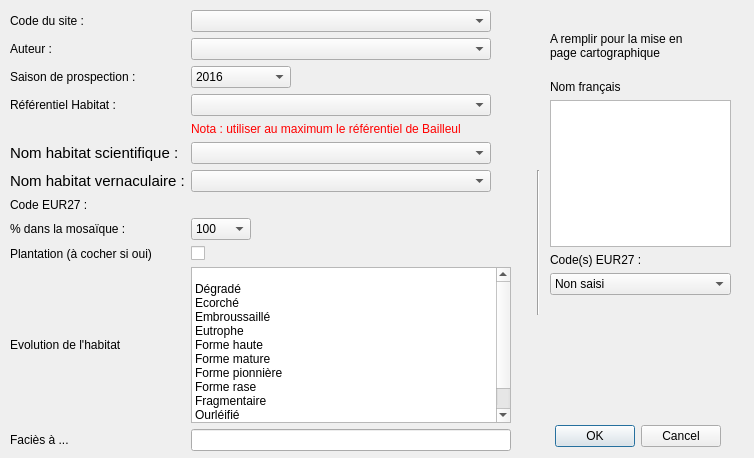
<?xml version="1.0" encoding="UTF-8"?>
<ui version="4.0">
 <class>bdhabnat_dialog</class>
 <widget class="QDialog" name="bdhabnat_dialog">
  <property name="geometry">
   <rect>
    <x>0</x>
    <y>0</y>
    <width>754</width>
    <height>458</height>
   </rect>
  </property>
  <property name="minimumSize">
   <size>
    <width>0</width>
    <height>0</height>
   </size>
  </property>
  <property name="baseSize">
   <size>
    <width>0</width>
    <height>0</height>
   </size>
  </property>
  <property name="windowTitle">
   <string>Formulaire de saisie de l'habitat</string>
  </property>
  <widget class="QDialogButtonBox" name="buttonBox">
   <property name="geometry">
    <rect>
     <x>530</x>
     <y>420</y>
     <width>191</width>
     <height>32</height>
    </rect>
   </property>
   <property name="orientation">
    <enum>Qt::Horizontal</enum>
   </property>
   <property name="standardButtons">
    <set>QDialogButtonBox::Cancel|QDialogButtonBox::Ok</set>
   </property>
  </widget>
  <widget class="QLabel" name="lbl_mep">
   <property name="geometry">
    <rect>
     <x>550</x>
     <y>20</y>
     <width>161</width>
     <height>51</height>
    </rect>
   </property>
   <property name="text">
    <string>A remplir pour la mise en page cartographique</string>
   </property>
   <property name="textFormat">
    <enum>Qt::AutoText</enum>
   </property>
   <property name="wordWrap">
    <bool>true</bool>
   </property>
  </widget>
  <widget class="QWidget" name="layoutWidget">
   <property name="geometry">
    <rect>
     <x>550</x>
     <y>80</y>
     <width>181</width>
     <height>215</height>
    </rect>
   </property>
   <layout class="QVBoxLayout" name="verticalLayout">
    <item>
     <widget class="QLabel" name="label">
      <property name="text">
       <string>Nom français</string>
      </property>
     </widget>
    </item>
    <item>
     <widget class="QTextEdit" name="txt_comment"/>
    </item>
    <item>
     <widget class="QLabel" name="lbl_codeeur27_mep">
      <property name="text">
       <string>&lt;html&gt;&lt;head/&gt;&lt;body&gt;&lt;p&gt;Code(s) EUR27 :&lt;/p&gt;&lt;/body&gt;&lt;/html&gt;</string>
      </property>
     </widget>
    </item>
    <item>
     <widget class="QComboBox" name="cbx_eur27_mep">
      <property name="enabled">
       <bool>true</bool>
      </property>
      <property name="currentIndex">
       <number>0</number>
      </property>
      <item>
       <property name="text">
        <string>Non saisi</string>
       </property>
      </item>
     </widget>
    </item>
   </layout>
  </widget>
  <widget class="Line" name="line">
   <property name="geometry">
    <rect>
     <x>530</x>
     <y>170</y>
     <width>16</width>
     <height>145</height>
    </rect>
   </property>
   <property name="orientation">
    <enum>Qt::Vertical</enum>
   </property>
  </widget>
  <widget class="QWidget" name="layoutWidget">
   <property name="geometry">
    <rect>
     <x>10</x>
     <y>10</y>
     <width>501</width>
     <height>441</height>
    </rect>
   </property>
   <layout class="QGridLayout" name="gridLayout">
    <item row="11" column="0">
     <widget class="QLabel" name="lbl_plantation">
      <property name="text">
       <string>Plantation (à cocher si oui)</string>
      </property>
     </widget>
    </item>
    <item row="3" column="1">
     <widget class="QComboBox" name="cbx_habref">
      <property name="maximumSize">
       <size>
        <width>300</width>
        <height>16777215</height>
       </size>
      </property>
      <property name="toolTip">
       <string extracomment="Nota : il est préférable de choisir le référentiel de DIGITALE2"/>
      </property>
      <property name="editable">
       <bool>false</bool>
      </property>
      <property name="currentText" stdset="0">
       <string/>
      </property>
      <property name="maxVisibleItems">
       <number>5</number>
      </property>
      <property name="minimumContentsLength">
       <number>1</number>
      </property>
     </widget>
    </item>
    <item row="8" column="1">
     <widget class="QLabel" name="txt_codeeur27">
      <property name="maximumSize">
       <size>
        <width>300</width>
        <height>25</height>
       </size>
      </property>
      <property name="baseSize">
       <size>
        <width>300</width>
        <height>25</height>
       </size>
      </property>
      <property name="text">
       <string/>
      </property>
     </widget>
    </item>
    <item row="1" column="0">
     <widget class="QLabel" name="lbl_auteur">
      <property name="text">
       <string>&lt;html&gt;&lt;head/&gt;&lt;body&gt;&lt;p&gt;Auteur :&lt;/p&gt;&lt;/body&gt;&lt;/html&gt;</string>
      </property>
      <property name="buddy">
       <cstring>cbx_auteur</cstring>
      </property>
     </widget>
    </item>
    <item row="6" column="0">
     <widget class="QLabel" name="lbl_hablat">
      <property name="font">
       <font>
        <pointsize>10</pointsize>
        <weight>50</weight>
        <bold>false</bold>
       </font>
      </property>
      <property name="text">
       <string>&lt;html&gt;&lt;head/&gt;&lt;body&gt;&lt;p&gt;&lt;span style=&quot; font-size:11pt;&quot;&gt;Nom habitat scientifique :&lt;/span&gt;&lt;/p&gt;&lt;/body&gt;&lt;/html&gt;</string>
      </property>
      <property name="buddy">
       <cstring>cbx_hablat</cstring>
      </property>
     </widget>
    </item>
    <item row="6" column="1">
     <widget class="QComboBox" name="cbx_hablat">
      <property name="sizePolicy">
       <sizepolicy hsizetype="Expanding" vsizetype="Fixed">
        <horstretch>0</horstretch>
        <verstretch>0</verstretch>
       </sizepolicy>
      </property>
      <property name="maximumSize">
       <size>
        <width>300</width>
        <height>16777215</height>
       </size>
      </property>
      <property name="maxVisibleItems">
       <number>30</number>
      </property>
      <property name="sizeAdjustPolicy">
       <enum>QComboBox::AdjustToMinimumContentsLength</enum>
      </property>
      <property name="minimumContentsLength">
       <number>150</number>
      </property>
     </widget>
    </item>
    <item row="11" column="1">
     <widget class="QCheckBox" name="chx_plantation">
      <property name="maximumSize">
       <size>
        <width>300</width>
        <height>16777215</height>
       </size>
      </property>
      <property name="text">
       <string/>
      </property>
     </widget>
    </item>
    <item row="12" column="0">
     <widget class="QLabel" name="lbl_evol">
      <property name="text">
       <string>Evolution de l'habitat</string>
      </property>
     </widget>
    </item>
    <item row="13" column="0">
     <widget class="QLabel" name="lbl_faciesa">
      <property name="enabled">
       <bool>true</bool>
      </property>
      <property name="text">
       <string>Faciès à ...</string>
      </property>
     </widget>
    </item>
    <item row="13" column="1">
     <widget class="QLineEdit" name="txt_faciesa">
      <property name="enabled">
       <bool>true</bool>
      </property>
     </widget>
    </item>
    <item row="3" column="0">
     <widget class="QLabel" name="lbl_habref">
      <property name="text">
       <string>&lt;html&gt;&lt;head/&gt;&lt;body&gt;&lt;p&gt;Référentiel Habitat :&lt;/p&gt;&lt;/body&gt;&lt;/html&gt;</string>
      </property>
      <property name="buddy">
       <cstring>cbx_habref</cstring>
      </property>
     </widget>
    </item>
    <item row="0" column="1">
     <widget class="QComboBox" name="cbx_codesite">
      <property name="maximumSize">
       <size>
        <width>300</width>
        <height>16777215</height>
       </size>
      </property>
      <property name="contextMenuPolicy">
       <enum>Qt::DefaultContextMenu</enum>
      </property>
      <property name="currentText" stdset="0">
       <string/>
      </property>
      <property name="currentIndex">
       <number>-1</number>
      </property>
     </widget>
    </item>
    <item row="7" column="0">
     <widget class="QLabel" name="lbl_habfr">
      <property name="font">
       <font>
        <pointsize>10</pointsize>
       </font>
      </property>
      <property name="text">
       <string>&lt;html&gt;&lt;head/&gt;&lt;body&gt;&lt;p&gt;&lt;span style=&quot; font-size:11pt;&quot;&gt;Nom habitat vernaculaire :&lt;/span&gt;&lt;/p&gt;&lt;/body&gt;&lt;/html&gt;</string>
      </property>
     </widget>
    </item>
    <item row="7" column="1">
     <widget class="QComboBox" name="cbx_habfr">
      <property name="sizePolicy">
       <sizepolicy hsizetype="Preferred" vsizetype="Fixed">
        <horstretch>0</horstretch>
        <verstretch>0</verstretch>
       </sizepolicy>
      </property>
      <property name="maximumSize">
       <size>
        <width>300</width>
        <height>16777215</height>
       </size>
      </property>
     </widget>
    </item>
    <item row="1" column="1">
     <widget class="QComboBox" name="cbx_auteur">
      <property name="maximumSize">
       <size>
        <width>300</width>
        <height>16777215</height>
       </size>
      </property>
      <property name="contextMenuPolicy">
       <enum>Qt::DefaultContextMenu</enum>
      </property>
      <property name="currentText" stdset="0">
       <string/>
      </property>
      <property name="currentIndex">
       <number>-1</number>
      </property>
     </widget>
    </item>
    <item row="2" column="0">
     <widget class="QLabel" name="lbl_annee">
      <property name="text">
       <string>&lt;html&gt;&lt;head/&gt;&lt;body&gt;&lt;p&gt;Saison de prospection :&lt;/p&gt;&lt;/body&gt;&lt;/html&gt;</string>
      </property>
     </widget>
    </item>
    <item row="9" column="0">
     <widget class="QLabel" name="lbl_pourcent">
      <property name="text">
       <string>&lt;html&gt;&lt;head/&gt;&lt;body&gt;&lt;p&gt;% dans la mosaïque :&lt;/p&gt;&lt;/body&gt;&lt;/html&gt;</string>
      </property>
     </widget>
    </item>
    <item row="9" column="1">
     <widget class="QComboBox" name="cbx_pourcent">
      <property name="sizePolicy">
       <sizepolicy hsizetype="Preferred" vsizetype="Fixed">
        <horstretch>0</horstretch>
        <verstretch>0</verstretch>
       </sizepolicy>
      </property>
      <property name="maximumSize">
       <size>
        <width>60</width>
        <height>16777215</height>
       </size>
      </property>
      <property name="currentIndex">
       <number>19</number>
      </property>
      <item>
       <property name="text">
        <string>5</string>
       </property>
      </item>
      <item>
       <property name="text">
        <string>10</string>
       </property>
      </item>
      <item>
       <property name="text">
        <string>15</string>
       </property>
      </item>
      <item>
       <property name="text">
        <string>20</string>
       </property>
      </item>
      <item>
       <property name="text">
        <string>25</string>
       </property>
      </item>
      <item>
       <property name="text">
        <string>30</string>
       </property>
      </item>
      <item>
       <property name="text">
        <string>35</string>
       </property>
      </item>
      <item>
       <property name="text">
        <string>40</string>
       </property>
      </item>
      <item>
       <property name="text">
        <string>45</string>
       </property>
      </item>
      <item>
       <property name="text">
        <string>50</string>
       </property>
      </item>
      <item>
       <property name="text">
        <string>55</string>
       </property>
      </item>
      <item>
       <property name="text">
        <string>60</string>
       </property>
      </item>
      <item>
       <property name="text">
        <string>65</string>
       </property>
      </item>
      <item>
       <property name="text">
        <string>70</string>
       </property>
      </item>
      <item>
       <property name="text">
        <string>75</string>
       </property>
      </item>
      <item>
       <property name="text">
        <string>80</string>
       </property>
      </item>
      <item>
       <property name="text">
        <string>85</string>
       </property>
      </item>
      <item>
       <property name="text">
        <string>90</string>
       </property>
      </item>
      <item>
       <property name="text">
        <string>95</string>
       </property>
      </item>
      <item>
       <property name="text">
        <string>100</string>
       </property>
      </item>
     </widget>
    </item>
    <item row="8" column="0">
     <widget class="QLabel" name="lbl_codeeur27">
      <property name="enabled">
       <bool>true</bool>
      </property>
      <property name="text">
       <string>&lt;html&gt;&lt;head/&gt;&lt;body&gt;&lt;p&gt;Code EUR27 :&lt;/p&gt;&lt;/body&gt;&lt;/html&gt;</string>
      </property>
     </widget>
    </item>
    <item row="0" column="0">
     <widget class="QLabel" name="lbl_codesite">
      <property name="text">
       <string>&lt;html&gt;&lt;head/&gt;&lt;body&gt;&lt;p&gt;Code du site :&lt;/p&gt;&lt;/body&gt;&lt;/html&gt;</string>
      </property>
     </widget>
    </item>
    <item row="2" column="1">
     <widget class="QComboBox" name="cbx_annee">
      <property name="maximumSize">
       <size>
        <width>100</width>
        <height>16777215</height>
       </size>
      </property>
      <property name="currentIndex">
       <number>16</number>
      </property>
      <item>
       <property name="text">
        <string>2000</string>
       </property>
      </item>
      <item>
       <property name="text">
        <string>2001</string>
       </property>
      </item>
      <item>
       <property name="text">
        <string>2002</string>
       </property>
      </item>
      <item>
       <property name="text">
        <string>2003</string>
       </property>
      </item>
      <item>
       <property name="text">
        <string>2004</string>
       </property>
      </item>
      <item>
       <property name="text">
        <string>2005</string>
       </property>
      </item>
      <item>
       <property name="text">
        <string>2006</string>
       </property>
      </item>
      <item>
       <property name="text">
        <string>2007</string>
       </property>
      </item>
      <item>
       <property name="text">
        <string>2008</string>
       </property>
      </item>
      <item>
       <property name="text">
        <string>2009</string>
       </property>
      </item>
      <item>
       <property name="text">
        <string>2010</string>
       </property>
      </item>
      <item>
       <property name="text">
        <string>2011</string>
       </property>
      </item>
      <item>
       <property name="text">
        <string>2012</string>
       </property>
      </item>
      <item>
       <property name="text">
        <string>2013</string>
       </property>
      </item>
      <item>
       <property name="text">
        <string>2014</string>
       </property>
      </item>
      <item>
       <property name="text">
        <string>2015</string>
       </property>
      </item>
      <item>
       <property name="text">
        <string>2016</string>
       </property>
      </item>
      <item>
       <property name="text">
        <string>2017</string>
       </property>
      </item>
      <item>
       <property name="text">
        <string>2018</string>
       </property>
      </item>
      <item>
       <property name="text">
        <string>2019</string>
       </property>
      </item>
      <item>
       <property name="text">
        <string>2020</string>
       </property>
      </item>
      <item>
       <property name="text">
        <string>2021</string>
       </property>
      </item>
      <item>
       <property name="text">
        <string>2022</string>
       </property>
      </item>
      <item>
       <property name="text">
        <string>2023</string>
       </property>
      </item>
      <item>
       <property name="text">
        <string>2024</string>
       </property>
      </item>
      <item>
       <property name="text">
        <string>2025</string>
       </property>
      </item>
      <item>
       <property name="text">
        <string>2026</string>
       </property>
      </item>
      <item>
       <property name="text">
        <string>2027</string>
       </property>
      </item>
      <item>
       <property name="text">
        <string>2028</string>
       </property>
      </item>
      <item>
       <property name="text">
        <string>2029</string>
       </property>
      </item>
      <item>
       <property name="text">
        <string>2030</string>
       </property>
      </item>
     </widget>
    </item>
    <item row="5" column="1">
     <widget class="QLabel" name="lbl_refcbnbl">
      <property name="text">
       <string>&lt;html&gt;&lt;head/&gt;&lt;body&gt;&lt;p&gt;&lt;span style=&quot; font-size:9pt; color:#ff0000;&quot;&gt;Nota : utiliser au maximum le référentiel de Bailleul&lt;/span&gt;&lt;/p&gt;&lt;/body&gt;&lt;/html&gt;</string>
      </property>
     </widget>
    </item>
    <item row="12" column="1">
     <widget class="QListWidget" name="lst_evol">
      <property name="selectionMode">
       <enum>QAbstractItemView::ExtendedSelection</enum>
      </property>
      <item>
       <property name="text">
        <string/>
       </property>
      </item>
      <item>
       <property name="text">
        <string>Dégradé</string>
       </property>
      </item>
      <item>
       <property name="text">
        <string>Ecorché</string>
       </property>
      </item>
      <item>
       <property name="text">
        <string>Embroussaillé</string>
       </property>
      </item>
      <item>
       <property name="text">
        <string>Eutrophe</string>
       </property>
      </item>
      <item>
       <property name="text">
        <string>Forme haute</string>
       </property>
      </item>
      <item>
       <property name="text">
        <string>Forme mature</string>
       </property>
      </item>
      <item>
       <property name="text">
        <string>Forme pionnière</string>
       </property>
      </item>
      <item>
       <property name="text">
        <string>Forme rase</string>
       </property>
      </item>
      <item>
       <property name="text">
        <string>Fragmentaire</string>
       </property>
      </item>
      <item>
       <property name="text">
        <string>Ourléifié</string>
       </property>
      </item>
      <item>
       <property name="text">
        <string>Piétiné</string>
       </property>
      </item>
      <item>
       <property name="text">
        <string>Rudéralisé</string>
       </property>
      </item>
     </widget>
    </item>
   </layout>
  </widget>
 </widget>
 <tabstops>
  <tabstop>buttonBox</tabstop>
 </tabstops>
 <resources/>
 <connections/>
 <designerdata>
  <property name="gridDeltaX">
   <number>10</number>
  </property>
  <property name="gridDeltaY">
   <number>10</number>
  </property>
  <property name="gridSnapX">
   <bool>true</bool>
  </property>
  <property name="gridSnapY">
   <bool>true</bool>
  </property>
  <property name="gridVisible">
   <bool>true</bool>
  </property>
 </designerdata>
 <slots>
  <slot>slot1()</slot>
 </slots>
</ui>
